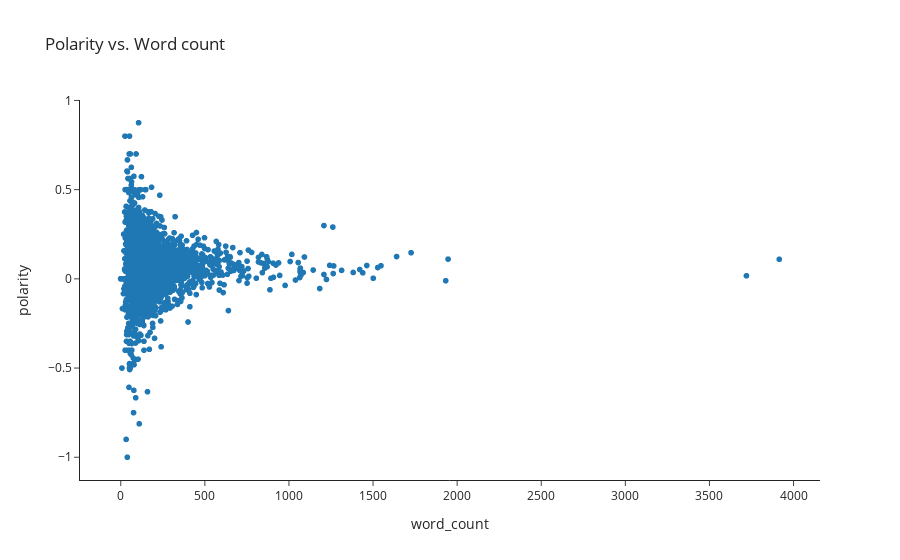

Notebook code for this chart:
### Markdown cell above
The polarity score is a float within the range [-1.0, 1.0] that gives a measure on the sentiment of the text. A polarity of 1.0 means a super positive text, and -1.0 a super negative one. We can see that the average of transcripts is close to zero, having slightly more negative cases.

We can try to see of there is any relation between polarity and word counts:

### Code cell
fig = px.scatter(xkcd_eda, x = 'word_count', y = 'polarity',
                 title = 'Polarity vs. Word count')

fig.show()

### Figure 1 — Plotly figure (JSON) as saved in the notebook; plotly's stock layout.template omitted (floating-point values rounded to 4 significant figures; data arrays with more than 128 entries replaced by an {"elided": "..."} marker saying what was removed)
{"data": [{"hovertemplate": "word_count=%{x}<br>polarity=%{y}<extra></extra>", "legendgroup": "", "marker": {"color": "#1F77B4", "symbol": "circle"}, "mode": "markers", "name": "", "showlegend": false, "type": "scattergl", "x": {"elided": "2641 int values"}, "xaxis": "x", "y": {"elided": "2641 float values"}, "yaxis": "y"}], "layout": {"legend": {"tracegroupgap": 0}, "title": {"text": "Polarity vs. Word count"}, "xaxis": {"anchor": "y", "domain": [0, 1], "title": {"text": "word_count"}}, "yaxis": {"anchor": "x", "domain": [0, 1], "title": {"text": "polarity"}}}}
